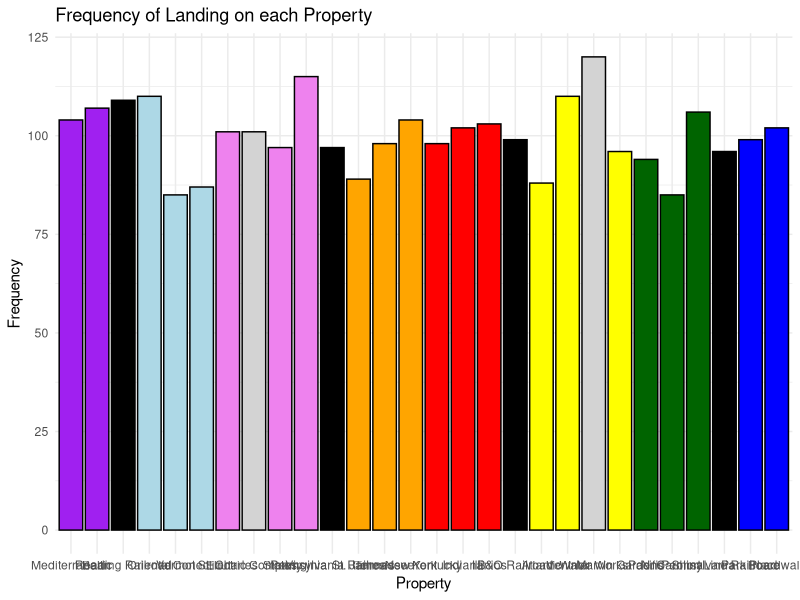
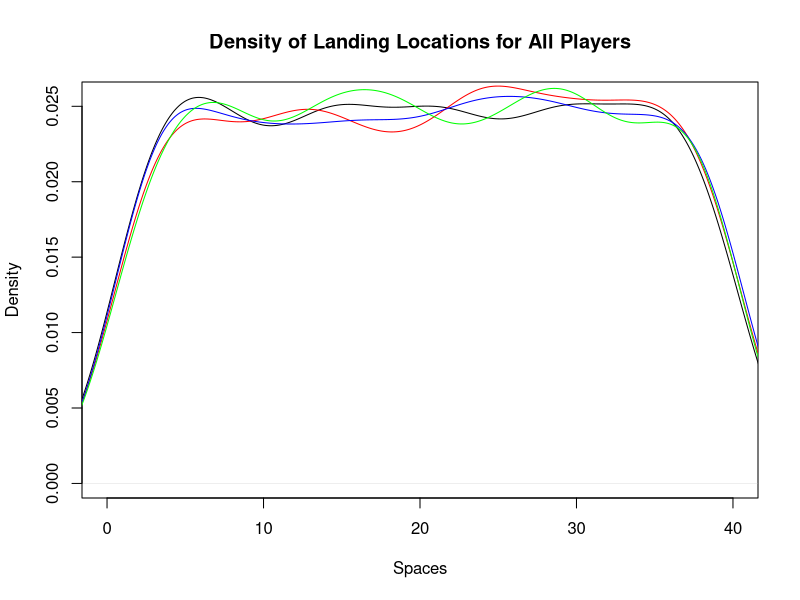
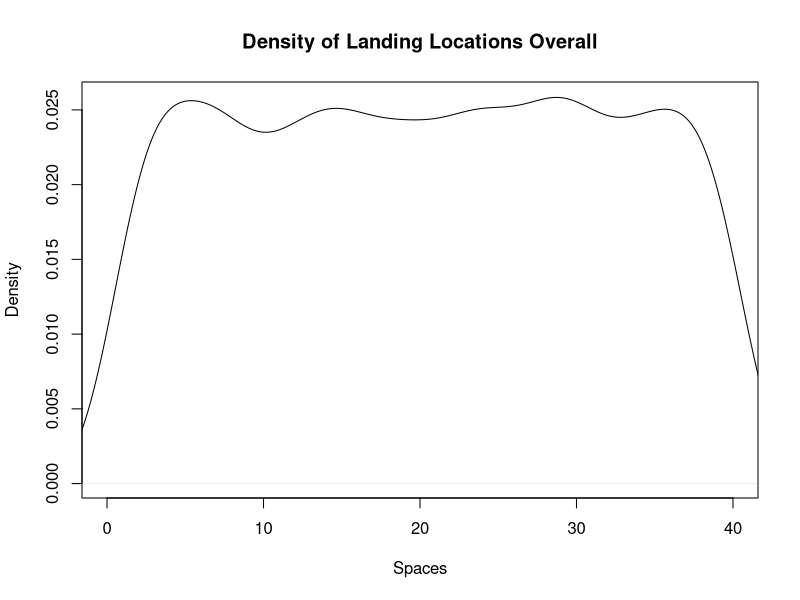
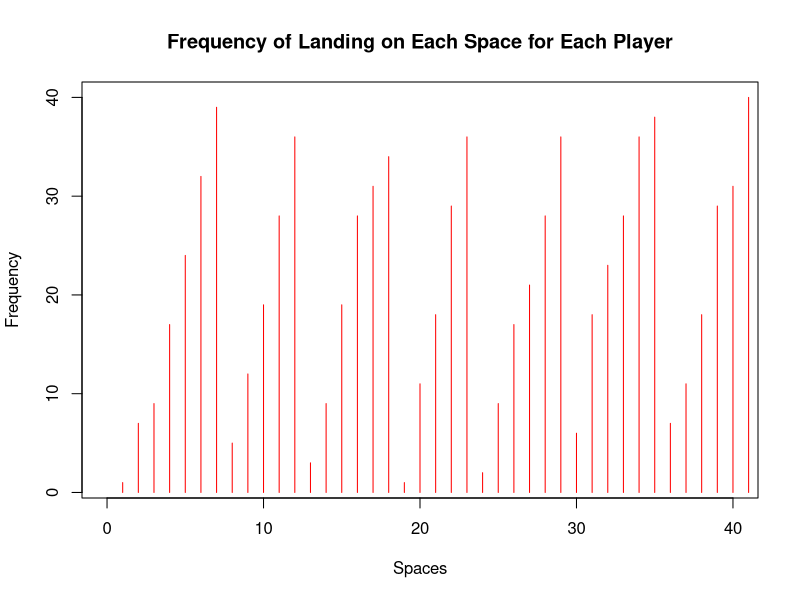
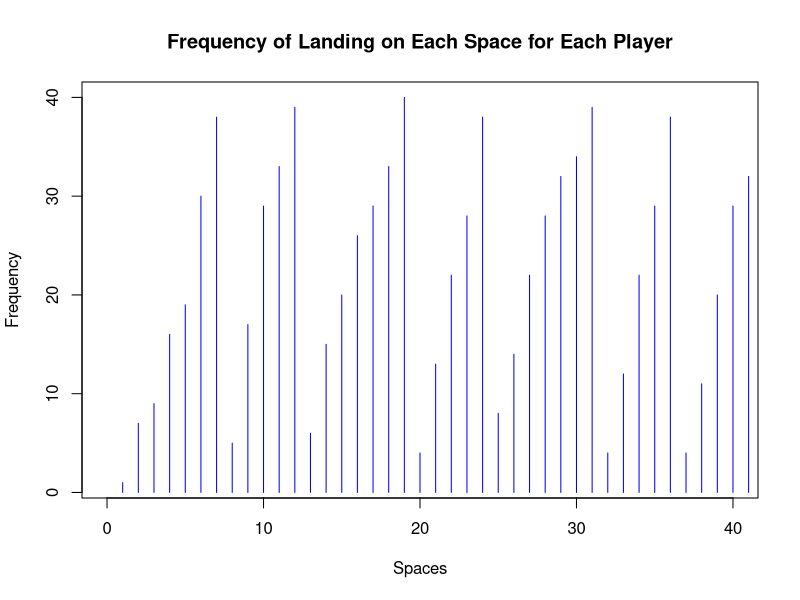
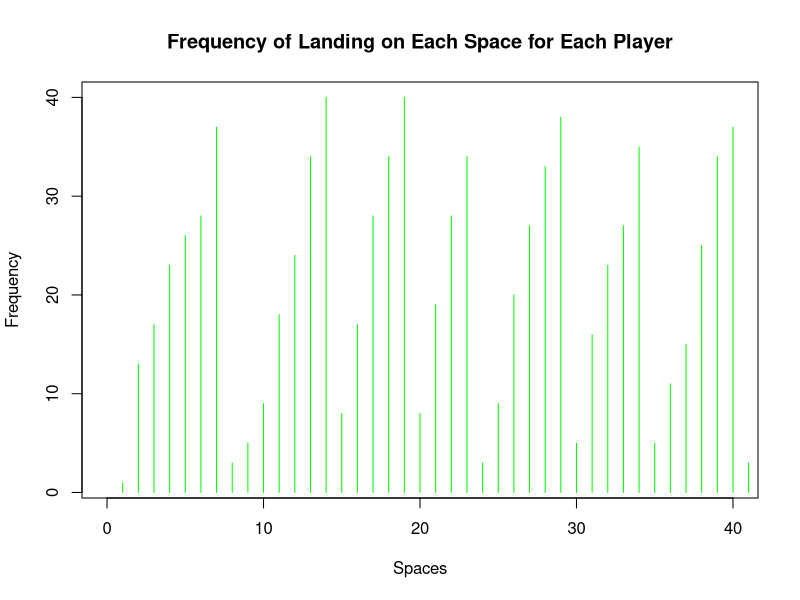
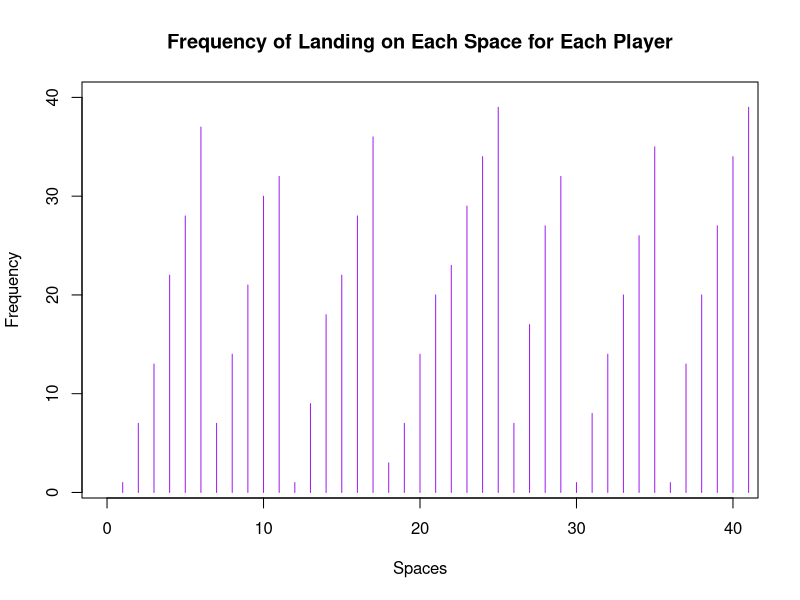
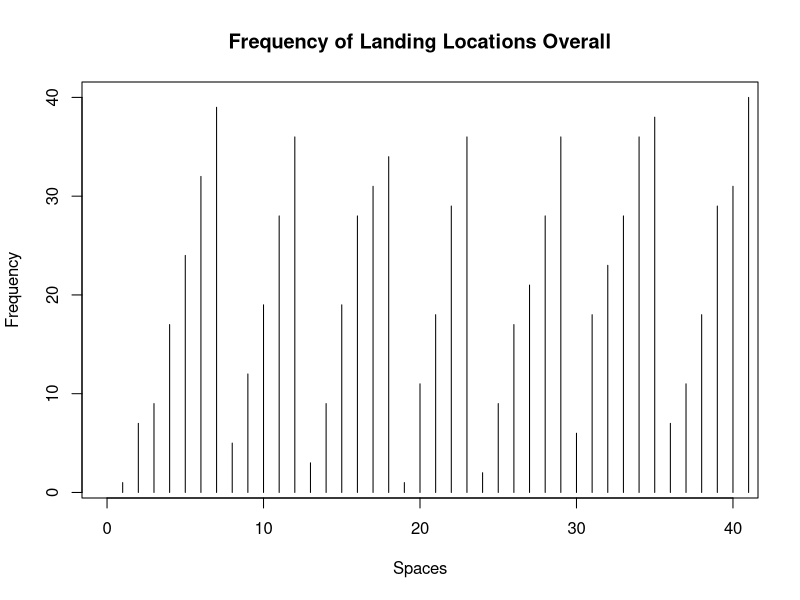

Source code (R) for these figures, in order: (Note: this script raises an error after producing the figures.)
## ---- chunk 1
knitr::opts_chunk$set(echo = TRUE)
## ---- chunk 2
library(dplyr)
library(ggplot2)
library(tidyverse)
## ---- chunk 3
monopolyBoard <- read.csv("MonopolyBoard.csv", header = T)
monopolyBoard
## ---- chunk 4
# Using dice rolls to determine where a player will land on the board
#input: "location", where the player is on the board
#output: the players new location on the board after the have rolled

#note that this is only accounting for standard dice rolls, no special rules yet...

lets_move = function(location) {
  dice_roll_1 <- sample(1:6, 1, replace = TRUE) #A random roll of a six-sided die
  dice_roll_2 <- sample(1:6, 1, replace = TRUE) #A random roll of a six-sided die
  
  roll_total <- sum(dice_roll_1, dice_roll_2) #The sum of the two rolls
  
  location = location + roll_total #Updating the player's location based on their rolls from the current turn
  
  if(location <= 40) { #if statement checking the players location
    location = location
  } else { #if the sum of the player's previous location and their rolls is greater than 40, this moves the player past GO and the start moving from space 1
    location = location - 40
  }
  
  print(location)
  
}

lets_move(20)
## ---- chunk 5
who_goes_first2 <- function(num_players){
  initial_rolls <- c()
  player_order <- length(num_players)
  for (i in 1:num_players) {
    player_i_roll <- sum(sample(1:6, 2, replace=TRUE))
    initial_rolls <- c(initial_rolls, player_i_roll) # vector of every player's first roll
  }
  
  if(sum(initial_rolls == max(initial_rolls)) >= 2){ # if more 1 person has the highest roll
    
    while (sum(initial_rolls == max(initial_rolls)) >= 2) { # keep rolling as long as players are tied
      tied_players <- which(initial_rolls==max(initial_rolls)) # identify which players tied

      tie_breaker_rolls <- c()
      for (i in tied_players) { # tied players roll again
       player_i_roll2 <- sum(sample(1:6, 2, replace=TRUE))
       tie_breaker_rolls <- c(tie_breaker_rolls, player_i_roll2)
       initial_rolls <- tie_breaker_rolls # update initial rolls
      }
    }
    highest_roll <- max(tie_breaker_rolls)
    highest_player <- tied_players[which(tie_breaker_rolls == highest_roll)]
  }
  
  else {
    highest_player <- which.max(initial_rolls) # who rolled the highest number
  
    # creating player order
    player_order[1] <- as.integer(highest_player)

    for (j in 2:num_players) {
    
      player_order[j] <- as.integer(player_order[j-1] + 1)
      if (player_order[j] > num_players) {
        player_order[j] <- 1
      }
    }
    #print(player_order)
  }
  playerlist <- (list(highest_player, player_order))
  return(playerlist)
}

who_goes_first2(4)
## ---- chunk 6
#A function to play Monopoly!
#Utilizes lets_move to move the players around the board
#input: "turns"; the amount of turns each player will take (i.e. the number of rounds in the game), "players"; a numeric value 1-4 representing the number of players in the game
#output: a dataframe showing each players' location after each of their turns; a density plot showing each players' location data throughout the game; a density plot showing the overall location data throughout the game

lets_play = function(turns, players) {
  
  location_data <- as.data.frame(matrix(nrow = turns, ncol = players)) # dataframe will keep data for locations of players for each turn
  
  # puts players in order
  colnames(location_data) <- who_goes_first2(players)[[2]]
  
  location = 1 #initializes the player at space 1 (i.e. GO!)
  location_data[1,] <- location

  for (i in 2:turns) { # iterates through number of turns
    for (j in 1:players) { # rotates through each player
      location = lets_move(location_data[i-1,j])[[1]] # takes location from lets_move2 function and assigns it to location
      location_data[i,j] <- as.integer(location) # puts location value into the dataframe of locations for each player
    }
  }
  
print(location_data) 

### All Properties Landed On ###
properties_landed <- as.vector(as.matrix(location_data))

properties_landed <- properties_landed[properties_landed == 2 | properties_landed == 4 | properties_landed == 6 | properties_landed == 7 | properties_landed == 9 | properties_landed == 10 | properties_landed == 12 | properties_landed == 13 | properties_landed == 14 | properties_landed == 15 | properties_landed == 16 | properties_landed == 17 | properties_landed == 19 | properties_landed == 20 | properties_landed == 22 | properties_landed == 24 | properties_landed == 25 | properties_landed == 26 | properties_landed == 27 | properties_landed == 28 | properties_landed == 29 | properties_landed == 30 | properties_landed == 32 | properties_landed == 33 | properties_landed == 35 | properties_landed == 36 | properties_landed == 38 | properties_landed == 40]

property_names <- c("Mediterranean", "Baltic", "Reading Railroad", "Oriental", "Vermot", "Conecticut", "St. Charles", "Electric Company", "States", "Virginia", "Pennsylvania Railroad", "St. James", "Tennessee", "New York", "Kentucky", "Indiana", "Illinios", "B&O Railroad", "Atlantic", "Ventnor", "Water Works", "Marvin Gardens", "Pacific", "N. Carolina", "Pennsylvania", "Short Line Railroad", "Park Place", "Boardwalk")

properties_landed <- as.data.frame(properties_landed) 
properties_landed <- as.data.frame(properties_landed)
properties_landed <- properties_landed %>% group_by(properties_landed) %>% summarise(n())
properties_landed <- as.data.frame(properties_landed)
properties_landed <- cbind(property_names, properties_landed)
names(properties_landed) <- c("Property", "Location", "Occurances")
print(properties_landed)

    colors_properties <- c("purple", "purple", "black", "lightblue", "lightblue", "lightblue", "violet", "lightgray", "violet", "violet", "black", "orange", "orange", "orange", "red", "red", "red", "black", "yellow", "yellow", "lightgray", "yellow", "darkgreen", "darkgreen", "darkgreen", "black", "blue", "blue")
    #freq_data <- data.frame(space = properties_landed$Property, freq = properties_landed$Occurances)
    property_plot <- ggplot(properties_landed, aes(x = Property, y = Occurances)) +
      geom_bar(stat = "identity", fill = colors_properties, color = "black") +
      scale_x_discrete(limits = properties_landed$Property) +
      ggtitle("Frequency of Landing on each Property") +
      xlab("Property") +
      ylab("Frequency") +
      theme(axis.text.x.bottom = element_text(angle=90)) +
      theme_minimal()
    
    print(property_plot)
    
 ########################## plots ###############################

 #vector of colors
  colors <- c("red", "blue", "green","purple")
  
  # creates density plot of frequency of landing on each space for each player
  plot(density(location_data[,1]), xlim = c(0,40), col = "black", xlab="Spaces", main= "Density of Landing Locations for All Players")
  
  for (k in 2:players) {
    lines(density(location_data[,k]), col = colors[k-1]) # adds a density line for each player after the first
  }
  
  # creates density plot for total frequency landing on each space (all players spaces included)
  all_spaces <- as.vector(as.matrix(location_data))
  plot(density(all_spaces), xlim = c(0,40), col = "black", xlab="Spaces", main="Density of Landing Locations Overall")
  
  #creates frequency plot for frequency of landing on certain spaces for each player
  for(k in 1:players){
  plot(location_data[,k], xlim= c(0,40), col=colors[k], type="h", xlab="Spaces", ylab="Frequency", main="Frequency of Landing on Each Space for Each Player")
  }

  plot(all_spaces, xlim = c(0,40), col = "black", type="h", xlab = "Spaces", ylab = "Frequency", main = "Frequency of Landing Locations Overall")
  
  
}

lets_play(1000, 4)


## ---- chunk 7
#Double Down -- addition of jail and double rolls

#Incorporating double rolls and sending players to jail when the players are rolling and moving
#input: "location"; a numeric value 1 to 40; where the player in on the board
#output: the players new location on the board

lets_move2 = function(location) {
  dice_roll_1 <- sample(1:6, 1, replace = TRUE) #a standard, six-sided dice roll
  dice_roll_2 <- sample(1:6, 1, replace = TRUE) #a standard, six-sided dice roll
  
  roll_total <- sum(dice_roll_1, dice_roll_2) #the sum of the two dice rolls
  roll_double <- dice_roll_1 == dice_roll_2 #checking if the player rolled a double
  
    location = location + roll_total # updates location to be previous location + roll total
    double3 = "false" # double3 is assigned "true" if the player double rolls 3x (as seen in if statement below), otherwise it is assigned "false" 
    
  # first double roll -> roll again
  if (roll_double == TRUE) { #checks if the player rolled a double with their first two rolls. if "TRUE", the player rolls again
    dice_roll_3 <- sample(1:6, 1, replace = TRUE) #the player's third dice roll
    dice_roll_4 <- sample(1:6, 1, replace = TRUE) #the player's fourth dice roll
    
    roll_total2 <- sum(dice_roll_3, dice_roll_4) #the sum of the player's third and fourth rolls
    roll_double2 <- dice_roll_3 == dice_roll_4 #checks to see if the player rolled a double again
    
    location = location + roll_total2 #the player's new location
    double3 = "false"
    
    # if player is at a location past 40, subtract 40 so they go back to the GO space at location "41"
    # this is included in each if statement below so that it applies if player has to roll again
    if (location <= 40) { #checks to make sure that the player's location isn't over 40 (i.e not on the board)
      location = location
    } else { #If greater than 40, it subtracts 40 from location to allow player to continue to move on the board
      location = location - 40
    }
     
      # second double roll -> roll again
      if (roll_double2 == TRUE) { #if the player has rolled two doubles, they roll again
        dice_roll_5 <- sample(1:6, 1, replace = TRUE) #the player's fifth roll
        dice_roll_6 <- sample(1:6, 1, replace = TRUE) #the player's sixth roll
    
        roll_total3 <- sum(dice_roll_5, dice_roll_6) #the sum of the fifth and sixth roll
        roll_double3 <- dice_roll_5 == dice_roll_6 #checking to see if the player rolled a third double
    
        location = location + roll_total3 #the players new location
        double3 = "false"
        
        if (location <= 40) { #checks the player's location again
          location = location
        } else {
          location = location - 40
        }
        
        # third double roll -> go to jail
          if (roll_double3 == TRUE) { #checks if the player rolled three doubles in a row, if TRUE, the players goes to jail (space 11)
            location = monopolyBoard$spaces[monopolyBoard$name == "Jail"]
            double3 = "true"
          }
      }
  }  
    
  if (location <= 40) { #checks the players location on the board
    location = location
  } else {
    location = location - 40
  }
  
  listdata <- (list(location, double3)) # creates list for outputs "location" and "double3"
  # if you need to access location from this function, use lets_move2(location_data[i-1,j])[[1]]
  # if you need to access double3, use lets_move2(double3)[[2]]
  return(listdata)
  
}
## ---- chunk 8
#A function to move players around the board while incorporating double rolls and going to jail
#input: "turns"; the amount of turns each player takes (i.e. how many rounds the game is), "players"; a numeric value 1-4 representing the number of players in the game
#output: a dataframe showing each players' location after each of their turns; a density plot showing each players' location data throughout the game; a density plot showing the overall location data throughout the game

lets_play2 = function(turns, players) {
  
  
  location_data <- as.data.frame(matrix(nrow = turns, ncol = players)) # dataframe will keep data for locations of players for each turn
  double3data <- as.data.frame(matrix(nrow = turns, ncol = players)) # dataframe will say "true" if player double rolled 3x (which lands them in jail) and "false" if they didn't double roll 3x
  
    # puts players in order
    colnames(location_data) <- who_goes_first2(players)[[2]]
  
    location = 1 # each player starts at location 1
    location_data[1,] <- location
    double3 = 0 # initializing "double3" which will be later assigned a "true" or "false" based on if player double rolled 3x
  
    for (i in 2:turns) { # iterates through number of turns
      
        for (j in 1:players) { # rotates through each player
          
        location = lets_move2(location_data[i-1,j])[[1]] # takes location from lets_move2 function and assigns it to location
        location_data[i,j] <- as.integer(location) # puts location value into the dataframe of locations for each player
        double3data[i,j] <- lets_move2(double3)[[2]] # takes "true" or "false" value from double3 and adds it to double3data dataframe
        
      # deals with landing in jail from "go to jail" space and staying there for next 3 turns
      if (31 %in% location_data[i-1,j]) { # if you landed on 31 in the last turn (i-1 turn), you go to jail (space 11) for the ith turn
        location <- 11
        location_data[i,j] <- as.integer(location) # new location is 11
      } else if (11 %in% location_data[i-1,j] & 31 %in% location_data[i-2,j]) { # if you were on space 11 last turn AND you were on space 31 2 turns ago, you stay in jail (space 11) for turn i
        location <- 11
        location_data[i,j] <- as.integer(location)
      } else if (11 %in% location_data[i-2,j] & 31 %in% location_data[i-3,j]) {
        location <- 11
        location_data[i,j] <- as.integer(location)
      }
        
      # landing in jail from 3x double roll and staying there for next 3 turns
      if (11 %in% location_data[i,j] & "true" %in% double3data[i-1,j]) { # if player's location is 11 (jail) and double3data is"true" (player double rolled 3x), player stays in jail. all 3 if/else if statements keep player in jail for the next 3 turns
        location <- 11
        location_data[i,j] <- as.integer(location)
      } else if (11 %in% location_data[i-1,j] & "true" %in% double3data[i-2,j]) { # 
        location <- 11
        location_data[i,j] <- as.integer(location)
      } else if (11 %in% location_data[i-2,j] & "true" %in% double3data[i-3,j]) {
        location <- 11
        location_data[i,j] <- as.integer(location)
      }
        
    }
  }
  print(location_data)
  print(double3)
  
  
  ### All Properties Landed On ###
properties_landed <- as.vector(as.matrix(location_data))

properties_landed <- properties_landed[properties_landed == 2 | properties_landed == 4 | properties_landed == 6 | properties_landed == 7 | properties_landed == 9 | properties_landed == 10 | properties_landed == 12 | properties_landed == 13 | properties_landed == 14 | properties_landed == 15 | properties_landed == 16 | properties_landed == 17 | properties_landed == 19 | properties_landed == 20 | properties_landed == 22 | properties_landed == 24 | properties_landed == 25 | properties_landed == 26 | properties_landed == 27 | properties_landed == 28 | properties_landed == 29 | properties_landed == 30 | properties_landed == 32 | properties_landed == 33 | properties_landed == 35 | properties_landed == 36 | properties_landed == 38 | properties_landed == 40]

property_names <- c("Mediterranean", "Baltic", "Reading Railroad", "Oriental", "Vermot", "Conecticut", "St. Charles", "Electric Company", "States", "Virginia", "Pennsylvania Railroad", "St. James", "Tennessee", "New York", "Kentucky", "Indiana", "Illinios", "B&O Railroad", "Atlantic", "Ventnor", "Water Works", "Marvin Gardens", "Pacific", "N. Carolina", "Pennsylvania", "Short Line Railroad", "Park Place", "Boardwalk")

properties_landed <- as.data.frame(properties_landed) 
properties_landed <- as.data.frame(properties_landed)
properties_landed <- properties_landed %>% group_by(properties_landed) %>% summarise(n())
properties_landed <- as.data.frame(properties_landed)
properties_landed <- cbind(property_names, properties_landed)
names(properties_landed) <- c("Property", "Location", "Occurances")
print(properties_landed)

    colors_properties <- c("purple", "purple", "black", "lightblue", "lightblue", "lightblue", "violet", "lightgray", "violet", "violet", "black", "orange", "orange", "orange", "red", "red", "red", "black", "yellow", "yellow", "lightgray", "yellow", "darkgreen", "darkgreen", "darkgreen", "black", "blue", "blue")
    #freq_data <- data.frame(space = properties_landed$Property, freq = properties_landed$Occurances)
    property_plot <- ggplot(properties_landed, aes(x = Property, y = Occurances)) +
      geom_bar(stat = "identity", fill = colors_properties, color = "black") +
      scale_x_discrete(limits = properties_landed$Property) +
      ggtitle("Frequency of Landing on each Property") +
      xlab("Property") +
      ylab("Frequency") +
      theme(axis.text.x.bottom = element_text(angle=90)) +
      theme_minimal()
    
    print(property_plot)
    
  ########################## plots ###############################

 #vector of colors
  colors <- c("red", "blue", "green","purple")
  
  # creates density plot of frequency of landing on each space for each player
  plot(density(location_data[,1]), xlim = c(0,40), col = "black", xlab="Spaces", main= "Density of Landing Locations for All Players")
  
  for (k in 2:players) {
    lines(density(location_data[,k]), col = colors[k-1]) # adds a density line for each player after the first
  }
  
  # creates density plot for total frequency landing on each space (all players spaces included)
  all_spaces <- as.vector(as.matrix(location_data))
  plot(density(all_spaces), xlim = c(0,40), col = "black", xlab="Spaces", main="Density of Landing Locations Overall")
  
  #creates frequency plot for frequency of landing on certain spaces for each player
  for(k in 1:players){
  plot(location_data[,k], xlim= c(0,40), col=colors[k], type="h", xlab="Spaces", ylab="Frequency", main="Frequency of Landing on Each Space for Each Player")
  }
  
  plot(all_spaces, xlim = c(0,40), col = "black", type="h", xlab = "Spaces", ylab = "Frequency", main = "Frequency of Landing Locations Overall")
 
}
 
lets_play2(1000, 4)
## ---- chunk 9

Card_Numbers <- c(1, 2, 3, 4, 5, 6, 7, 8, 9, 10, 11, 12, 13, 14, 15, 16) # the card numbers

Chance_Cards <- c("Advance to Boardwalk", "Advance to Go (Collect $200)", "Advance to Illinois Avenue. If you pass Go, collect $200", "Advance to St. Charles Place. If you pass Go, collect $200", "Advance to the nearest Railroad. If unowned, you may buy it from the Bank. If owned, pay owner twice the rental to which they are otherwise entitled", "Advance to the nearest Railroad. If unowned, you may buy it from the Bank. If owned, pay owner twice the rental to which they are otherwise entitled", "Advance token to nearest Utility. If unowned, you may buy it from the Bank. If owned, throw dice and pay owner a total ten times amount thrown", "Bank pays you dividend of $50", "Get Out of Jail Free", "Go Back 3 Spaces", "Go to Jail. Go directly to Jail, do not pass Go, do not collect $200", "Make general repairs on all your property. For each house pay $25. For each hotel pay $100", "Speeding fine $15", "Take a trip to Reading Railroad. If you pass Go, collect $200", "You have been elected Chairman of the Board. Pay each player $50", "Your building loan matures. Collect $150") # the card information

Chance <- data.frame(Chance_Cards, Card_Numbers) #a dataframe associating each chance card with a number



Community_Chest_Cards <- c("Advance to Go (Collect $200)", "Bank error in your favor. Collect $200", "Doctor’s fee. Pay $50", "From sale of stock you get $50", "Get Out of Jail Free", "Go to Jail. Go directly to jail, do not pass Go, do not collect $200", "Holiday fund matures. Receive $100", "Income tax refund. Collect $20", "It is your birthday. Collect $10 from every player", "Life insurance matures. Collect $100", "Pay hospital fees of $100", "Pay school fees of $50", "Receive $25 consultancy fee", "You are assessed for street repair. $40 per house. $115 per hotel", "You have won second prize in a beauty contest. Collect $10", "You inherit $100") # the card information

Community_Chest <- data.frame(Community_Chest_Cards, Card_Numbers) #a dataframe associating each community chest card with a number
## ---- chunk 10
#A function that randomly selects a numeric value 1:16 representing a Chance card and updates the player's location based on the card information
#input: "location"; a numeric value 1:40 representing the player's location on the board
#output: the player's new location on the board

Drawing_Chance = function(location) {
  location = location #the player's current location
  amount <- 0 #amount is later used to updated the player's bank in lets_play4
  draw_card <- sample(1:16, 1, replace = TRUE) #randomly selecting a card from 1:16 cards
  player_card <- Chance$Chance_Cards[draw_card] #finding the card in the Chance deck

#The following if statements update the player's location based on the card that was drawn (if applicable)  
      if(draw_card == 1) {
        location = 1
      }
      
      if(draw_card == 2) {
        location = 1
        amount = 200
      }
      
      if(draw_card == 3) {
        if(location > 25){
          amount = 200
        }else{
          amount = amount
    }
        location = 25
      }
  
      if(draw_card == 4){
        if(location > 13 ){
          amount = 200
        }else{
          amount = amount
    }
        location = 12
      }
  
      if(draw_card == 5){
        if(location >= 37 && location <= 5){
              location = 6
            } else {
              if (location >= 6 && location <= 15){
                location = 16
              } else {
                if(location >= 16 && location <= 25){
                  location = 26
                } else {
                  location = 36
                }
              }
            }
    }
  
    if(draw_card == 6){
        if(location >= 37 && location <= 5){
              location = 6
            } else {
              if (location >= 6 && location <= 15){
                location = 16
              } else {
                if(location >= 16 && location <= 25){
                  location = 26
                } else {
                  location = 36
                }
              }
            }
    }
  
    if(draw_card == 7){
        if(location >= 29 && location <= 12){
              location = 13
            } else {
              location = 29
    }
    }
  
    if(draw_card == 8){
      amount = -50
    }
  
    if(draw_card == 10) {
      location = location - 3
    }
  
    if(draw_card == 11) {
      location = 11
    }
  
    if(draw_card == 13){
      amount = -15
    }
  
    if(draw_card == 14) {
      if(location > 6){
        amount = 200
      }else{
        amount = amount
    }
      location = 6
    }
  
    if(draw_card == 16){
      amount = 150
    }
  
   
    location = location
    amount = amount
    list_location_amount <- list(location, amount)
    return(list_location_amount)
}



#A function that randomly selects a numeric value 1:16 representing a Community Chest card and updates the player's location based on the card information
#input: "location"; a numeric value 1:40 representing the player's location on the board
#output: the player's new location on the board

Drawing_Community_Chest = function(location) {
  location = location
  amount <- 0
  draw_card_chest <- sample(1:16, 1, replace = TRUE)
  player_card_chest <- Community_Chest$Community_Chest_Cards[draw_card_chest]
  
  
  if (draw_card_chest == 1) {
    location = 1
    amount = 200
  }
  
  #Bank error in your favor. Collect $200
  if(draw_card_chest == 2){
    amount = 200
  }
  
  #Doctor’s fee. Pay $50
  if(draw_card_chest == 3){
    amount = -50
  }
  
  #From sale of stock you get $50
  if(draw_card_chest == 4){
    amount = 50
  }
  
  if(draw_card_chest == 6) {
    location = 11
  }
  
  #Holiday fund matures. Receive $100
  if(draw_card_chest == 7){
    amount = 100
  }
  
  #Income tax refund. Collect $20
  if(draw_card_chest == 8){
    amount = 20
  }
  
  #Life insurance matures. Collect $100
  if(draw_card_chest == 10){
    amount = 100
  }
  
  #Pay hospital fees of $100
  if(draw_card_chest == 11){
    amount = -100
  }
  
  #Pay school fees of $50
  if(draw_card_chest == 12){
    amount = -50
  }
  
  #Receive $25 consultancy fee
  if(draw_card_chest == 13){
    amount = 25
  }
  
  #You have won second prize in a beauty contest. Collect $10
  if(draw_card_chest == 15){
    amount = 10
  }
  
  #You inherit $100
  if(draw_card_chest == 16){
    amount = 100
  }
  
  location = location 
  amount = amount
  list_location_amount <- list(location,amount)
  return(list_location_amount)
}
## ---- chunk 11
#A function that expands on lets_move2 to add the actions of Community Chest and Chance spaces and their respective cards
#input: "location"; a numeric value 1 to 40; where the player in on the board
#output: the players new location on the board

lets_move3 = function(location) {
  dice_roll_1 <- sample(1:6, 1, replace = TRUE)
  dice_roll_2 <- sample(1:6, 1, replace = TRUE)
  
  roll_total <- sum(dice_roll_1, dice_roll_2)
  roll_double <- dice_roll_1 == dice_roll_2
  
    location = location + roll_total
    double3 = "false"


  if (location <= 40) {
      location = location
  } else {
      location = location - 40
  }
   
  
  if(location == 8 || location == 23 || location == 27) {
    location = Drawing_Chance(location)
  }
  
  if(location == 3 || location == 18 || location == 34) {
    location = Drawing_Community_Chest(location)
  }
    
  # first double roll -> roll again
  if (roll_double == TRUE) {
    dice_roll_3 <- sample(1:6, 1, replace = TRUE)
    dice_roll_4 <- sample(1:6, 1, replace = TRUE)
    
    roll_total2 <- sum(dice_roll_3, dice_roll_4)
    roll_double2 <- dice_roll_3 == dice_roll_4
    
    location = location + roll_total2
    double3 = "false"
    
    if (location <= 40) {
      location = location
    } else {
      location = location - 40
    }
    
    
    if(location == 8 || location == 23 || location == 27) {
    location = Drawing_Chance(location)
    }
  
  if(location == 3 || location == 18 || location == 34) {
    location = Drawing_Community_Chest(location)
    }
     
      # second double roll -> roll again
      if (roll_double2 == TRUE) {
        dice_roll_5 <- sample(1:6, 1, replace = TRUE)
        dice_roll_6 <- sample(1:6, 1, replace = TRUE)
    
        roll_total3 <- sum(dice_roll_5, dice_roll_6)
        roll_double3 <- dice_roll_5 == dice_roll_6
    
        location = location + roll_total3
        double3 = "false"
        
        if (location <= 40) {
          location = location
        } else {
          location = location - 40
        }
        
        if(location == 8 || location == 23 || location == 27) {
          location = Drawing_Chance(location)
        }
  
        if(location == 3 || location == 18 || location == 34) {
          location = Drawing_Community_Chest(location)
         
        }
        
        # third double roll -> go to jail
          if (roll_double3 == TRUE) {
            location = monopolyBoard$spaces[monopolyBoard$name == "Jail"]
            double3 = "true"

          }
      }
  }  
   
  location = location 

  listdata <- (list(location, double3))
  return(listdata)
  
}

## ---- chunk 12
lets_play3 = function(turns, players) {
  
  location_data <- as.data.frame(matrix(nrow = turns, ncol = players))
  double3data <- as.data.frame(matrix(nrow = turns, ncol = players))
  
    colnames(location_data) <- who_goes_first2(players)[[2]]
  
    location = 1
    location_data[1,] <- location
    double3 = 0
  
    for (i in 2:turns) {
      
        for (j in 1:players) {
          
        location = lets_move3(location_data[i-1,j])[[1]]
        location_data[i,j] <- as.integer(location)
        double3data[i,j] <- lets_move3(double3)[[2]]
        
      # deals with landing in jail from "go to jail" space and staying there for next 3 turns
      if (31 %in% location_data[i-1,j]) { # if you land on 31 (go to jail), next location is in jail (space 11)
        location <- 11
        location_data[i,j] <- as.integer(location)
      } else if (11 %in% location_data[i-1,j] & 31 %in% location_data[i-2,j]) {
        location <- 11
        location_data[i,j] <- as.integer(location)
      } else if (11 %in% location_data[i-2,j] & 31 %in% location_data[i-3,j]) {
        location <- 11
        location_data[i,j] <- as.integer(location)
      }
        
      # landing in jail from 3x double roll and staying there for next 3 turns
      if (11 %in% location_data[i,j] & "true" %in% double3data[i-1,j]) { # "true" means player double rolled 3x -> jail
        location <- 11
        location_data[i,j] <- as.integer(location)
      } else if (11 %in% location_data[i-1,j] & "true" %in% double3data[i-2,j]) { # 
        location <- 11
        location_data[i,j] <- as.integer(location)
      } else if (11 %in% location_data[i-2,j] & "true" %in% double3data[i-3,j]) {
        location <- 11
        location_data[i,j] <- as.integer(location)
      }
        
    }
  }
  print(location_data)
  print(double3data)

  
  
### All Properties Landed On ###
properties_landed <- as.vector(as.matrix(location_data))

properties_landed <- properties_landed[properties_landed == 2 | properties_landed == 4 | properties_landed == 6 | properties_landed == 7 | properties_landed == 9 | properties_landed == 10 | properties_landed == 12 | properties_landed == 13 | properties_landed == 14 | properties_landed == 15 | properties_landed == 16 | properties_landed == 17 | properties_landed == 19 | properties_landed == 20 | properties_landed == 22 | properties_landed == 24 | properties_landed == 25 | properties_landed == 26 | properties_landed == 27 | properties_landed == 28 | properties_landed == 29 | properties_landed == 30 | properties_landed == 32 | properties_landed == 33 | properties_landed == 35 | properties_landed == 36 | properties_landed == 38 | properties_landed == 40]

property_names <- c("Mediterranean", "Baltic", "Reading Railroad", "Oriental", "Vermot", "Conecticut", "St. Charles", "Electric Company", "States", "Virginia", "Pennsylvania Railroad", "St. James", "Tennessee", "New York", "Kentucky", "Indiana", "Illinios", "B&O Railroad", "Atlantic", "Ventnor", "Water Works", "Marvin Gardens", "Pacific", "N. Carolina", "Pennsylvania", "Short Line Railroad", "Park Place", "Boardwalk")

properties_landed <- as.data.frame(properties_landed) 
properties_landed <- as.data.frame(properties_landed)
properties_landed <- properties_landed %>% group_by(properties_landed) %>% summarise(n())
properties_landed <- as.data.frame(properties_landed)
properties_landed <- cbind(property_names, properties_landed)
names(properties_landed) <- c("Property", "Location", "Occurances")
print(properties_landed)

    colors_properties <- c("purple", "purple", "black", "lightblue", "lightblue", "lightblue", "violet", "lightgray", "violet", "violet", "black", "orange", "orange", "orange", "red", "red", "red", "black", "yellow", "yellow", "lightgray", "yellow", "darkgreen", "darkgreen", "darkgreen", "black", "blue", "blue")
    #freq_data <- data.frame(space = properties_landed$Property, freq = properties_landed$Occurances)
    property_plot <- ggplot(properties_landed, aes(x = Property, y = Occurances)) +
      geom_bar(stat = "identity", fill = colors_properties, color = "black") +
      scale_x_discrete(limits = properties_landed$Property) +
      ggtitle("Frequency of Landing on each Property") +
      xlab("Property") +
      ylab("Frequency") +
      theme(axis.text.x.bottom = element_text(angle=90)) +
      theme_minimal()
    
    print(property_plot)
    
    
  
  # creates density plot of frequency of landing on each space for each player
  colors <- c("red", "blue", "green","purple")
  
  plot(density(location_data[,1]), xlim = c(0,40), col = "black", xlab="Spaces", main= "Density of Landing Locations for All Players")
  
  for (k in 2:players) {
    lines(density(location_data[,k]), col = colors[k-1]) # adds a density line for each player after the first
  }
  
  # creates density plot for total frequency landing on each space (all players spaces included)
  all_spaces <- as.vector(as.matrix(location_data))
  plot(density(all_spaces), xlim = c(0,40), col = "black", xlab="Spaces", main="Density of Landing Locations Overall")
  
  for(k in 1:players){
  plot(location_data[,k], xlim= c(0,40), col=colors[k], type="h", xlab="Spaces", ylab="Frequency", main="Frequency of Landing on Each Space for Each Player")
  }
  
  # second set of frequency plots
  for (k in 1:players) {
    colors <- c("coral1", "steelblue1", "palegreen2","plum2")
    freq_data <- data.frame(space = 1:40, freq = tabulate(location_data[, k], nbins = 40))
    density_plot <- ggplot(freq_data, aes(x = space, y = freq)) +
     geom_bar(stat = "identity", fill = colors[k], color = "black") +
     ggtitle(paste0("Player ", k, ": Frequency of Landing on Each Space")) +
     xlab("Spaces") +
     ylab("Frequency") +
     theme_minimal()
    
    print(density_plot)
  }
  
}

lets_play3(1000,4)


## ---- chunk 13
#A function that expands on lets_move3 to add the collection of $200 every time a player passes "Go"
#input: "location"; a numeric value 1 to 40; where the player in on the board
#output: the players new location on the board

lets_move4 = function(location) {
  dice_roll_1 <- sample(1:6, 1, replace = TRUE) 
  dice_roll_2 <- sample(1:6, 1, replace = TRUE) 
  
  roll_total <- sum(dice_roll_1, dice_roll_2)
  roll_double <- dice_roll_1 == dice_roll_2
  
    location = location + roll_total
    double3 = "false"


  if (location <= 40) {
      location = location
      amount = 0
  } else {
      location = location - 40
      amount = 200
  }
   
  
  if(location == 8 || location == 23 || location == 27) { #check's if the player's location is a Chance space
    location = Drawing_Chance(location)[[1]] #if TRUE, the player draws a Chance card using the Drawing_Chance function which updates their location
  }
  
  if(location == 3 || location == 18 || location == 34) { #check's if the player's location is a Community Chest space
    location = Drawing_Community_Chest(location)[[1]] #if TRUE, the player draws a Community Chest card using the Drawing_Community_Chest which updates their location
  }
    
  # first double roll -> roll again
  if (roll_double == TRUE) {
    dice_roll_3 <- sample(1:6, 1, replace = TRUE)
    dice_roll_4 <- sample(1:6, 1, replace = TRUE)
    
    roll_total <- sum(dice_roll_3, dice_roll_4)
    roll_double2 <- dice_roll_3 == dice_roll_4
    
    location = location + roll_total
    double3 = "false"
    
    if (location <= 40) {
      location = location
      amount = 0
    } else {
      location = location - 40
      amount = 200
    }
    
    
    if(location == 8 || location == 23 || location == 27) { #check's if the player's location is a Chance space
    location = Drawing_Chance(location)[[1]] #if TRUE, the player draws a Chance card using the Drawing_Chance function which updates their location
    }
  
  if(location == 3 || location == 18 || location == 34) { #check's if the player's location is a Community Chest space
    location = Drawing_Community_Chest(location)[[1]] #if TRUE, the player draws a Community Chest card using the Drawing_Community_Chest which updates their location
    }
     
      # second double roll -> roll again
      if (roll_double2 == TRUE) {
        dice_roll_5 <- sample(1:6, 1, replace = TRUE)
        dice_roll_6 <- sample(1:6, 1, replace = TRUE)
    
        roll_total <- sum(dice_roll_5, dice_roll_6)
        roll_double3 <- dice_roll_5 == dice_roll_6
    
        location = location + roll_total
        double3 = "false"
        
        if (location <= 40) {
          location = location
          amount = 0
        } else {
          location = location - 40
          amount = 200
        }
        
        if(location == 8 || location == 23 || location == 27) { #check's if the player's location is a Chance space
          location = Drawing_Chance(location)[[1]] #if TRUE, the player draws a Chance card using the Drawing_Chance function which updates their location
        }
  
        if(location == 3 || location == 18 || location == 34) { #check's if the player's location is a Community Chest space
          location = Drawing_Community_Chest(location)[[1]] #if TRUE, the player draws a Community Chest card using the Drawing_Community_Chest which updates their location
         
        }
        
        # third double roll -> go to jail
          if (roll_double3 == TRUE) {
            location = monopolyBoard$spaces[monopolyBoard$name == "Jail"]
            double3 = "true"

          }
      }
  }  
   
  location = location 

  listdata <- (list(location, double3, amount))
  return(listdata)
  
}

## ---- chunk 14

lets_play4 = function(turns, players) {
  
  location_data <- as.data.frame(matrix(nrow = turns, ncol = players))
  double3data <- as.data.frame(matrix(nrow = turns, ncol = players))
  
    colnames(location_data) <- who_goes_first2(players)[[2]]
  
    location = 1
    location_data[1,] <- location
    double3 = 0
  
    for (i in 2:turns) {
      
        for (j in 1:players) {
          
        location = lets_move4(location_data[i-1,j])[[1]]
        location_data[i,j] <- as.integer(location)
        double3data[i,j] <- lets_move4(location)[[2]]
        
      # deals with landing in jail from "go to jail" space and staying there for next 3 turns
      if (31 %in% location_data[i-1,j]) { # if you land on 31 (go to jail), next location is in jail (space 11)
        location <- 11
        location_data[i,j] <- as.integer(location)
      } else if (11 %in% location_data[i-1,j] & 31 %in% location_data[i-2,j]) {
        location <- 11
        location_data[i,j] <- as.integer(location)
      } else if (11 %in% location_data[i-2,j] & 31 %in% location_data[i-3,j]) {
        location <- 11
        location_data[i,j] <- as.integer(location)
      }
        
      # landing in jail from 3x double roll and staying there for next 3 turns
      if (11 %in% location_data[i,j] & "true" %in% double3data[i-1,j]) { # "true" means player double rolled 3x -> jail
        location <- 11
        location_data[i,j] <- as.integer(location)
      } else if (11 %in% location_data[i-1,j] & "true" %in% double3data[i-2,j]) { # 
        location <- 11
        location_data[i,j] <- as.integer(location)
      } else if (11 %in% location_data[i-2,j] & "true" %in% double3data[i-3,j]) {
        location <- 11
        location_data[i,j] <- as.integer(location)
      }

        
      # updating banks if players land on each others' properties
      if(location %in% c(2, 4, 7, 9, 10, 12, 13, 14, 15, 17, 19, 20, 22, 24, 25, 27, 28, 29, 30, 32, 33, 35, 38, 40)) {
            
      location = location
      spot <- which(Property_Statuses$Space == location)
      cost <- which(monopolyBoard$spaces == location)
      owned_by_player <- Property_Statuses$Owned_By_Player[spot]
        
      The_Players$Player_Bank[owned_by_player] <- The_Players$Player_Bank[owned_by_player] + monopolyBoard$rent_0[cost]
      The_Players$Player_Bank[j] <- The_Players$Player_Bank[j] - monopolyBoard$rent_0[cost]
      }
      
      #updating banks if players land on others' railroads
      if(location %in% c(6, 16, 26, 36)){
        
      location = location
      spot <- which(Property_Statuses$Space == location)
      cost <- which(monopolyBoard$spaces == location)
      owned_by_player <- Property_Statuses$Owned_By_Player[spot]
        
      The_Players$Player_Bank[owned_by_player] <- The_Players$Player_Bank[owned_by_player] + 200
      The_Players$Player_Bank[j] <- The_Players$Player_Bank[j] - 200
      }
      
      # Updating player bank if they gained or lost money from a Chance card
      if (Drawing_Chance(location_data[i,j])[[2]] != 0) {
        The_Players$Player_Bank[j] <- The_Players$Player_Bank[j] + Drawing_Chance(location_data[i,j])[[2]]  
      }
        
      # Updating player bank if they gained or lost money from a Community Chest card 
      if (Drawing_Community_Chest(location_data[i,j])[[2]] != 0) {
        The_Players$Player_Bank[j] <- The_Players$Player_Bank[j] + Drawing_Community_Chest(location_data[i,j])[[2]]  
      }
      
      # Player gets $200 if they pass go
      if (lets_move3(location_data[i,j])[[3]] != 0) {
        The_Players$Player_Bank[j] <- The_Players$Player_Bank[j] + lets_move3(location_data[i,j])[[3]]  
      }
      
      # Paying when player lands on a tax space
      if (5 %in% location_data[i,j] || 39 %in% location_data[i,j]) {
        The_Players$Player_Bank[j] <- The_Players$Player_Bank[j] - monopolyBoard$cost[location_data[i,j]] # subtracting cost of tax from player's bank
      }
        
      #
    }
  }

  print(The_Players)
  

  
  
  ### All Properties Landed On ###
properties_landed <- as.vector(as.matrix(location_data))

properties_landed <- properties_landed[properties_landed == 2 | properties_landed == 4 | properties_landed == 6 | properties_landed == 7 | properties_landed == 9 | properties_landed == 10 | properties_landed == 12 | properties_landed == 13 | properties_landed == 14 | properties_landed == 15 | properties_landed == 16 | properties_landed == 17 | properties_landed == 19 | properties_landed == 20 | properties_landed == 22 | properties_landed == 24 | properties_landed == 25 | properties_landed == 26 | properties_landed == 27 | properties_landed == 28 | properties_landed == 29 | properties_landed == 30 | properties_landed == 32 | properties_landed == 33 | properties_landed == 35 | properties_landed == 36 | properties_landed == 38 | properties_landed == 40]

property_names <- c("Mediterranean", "Baltic", "Reading Railroad", "Oriental", "Vermot", "Conecticut", "St. Charles", "Electric Company", "States", "Virginia", "Pennsylvania Railroad", "St. James", "Tennessee", "New York", "Kentucky", "Indiana", "Illinios", "B&O Railroad", "Atlantic", "Ventnor", "Water Works", "Marvin Gardens", "Pacific", "N. Carolina", "Pennsylvania", "Short Line Railroad", "Park Place", "Boardwalk")

properties_landed <- as.data.frame(properties_landed) 
properties_landed <- as.data.frame(properties_landed)
properties_landed <- properties_landed %>% group_by(properties_landed) %>% summarise(n())
properties_landed <- as.data.frame(properties_landed)
properties_landed <- cbind(property_names, properties_landed)
names(properties_landed) <- c("Property", "Location", "Occurances")
print(properties_landed)

    colors_properties <- c("purple", "purple", "black", "lightblue", "lightblue", "lightblue", "violet", "lightgray", "violet", "violet", "black", "orange", "orange", "orange", "red", "red", "red", "black", "yellow", "yellow", "lightgray", "yellow", "darkgreen", "darkgreen", "darkgreen", "black", "blue", "blue")
    #freq_data <- data.frame(space = properties_landed$Property, freq = properties_landed$Occurances)
    property_plot <- ggplot(properties_landed, aes(x = Property, y = Occurances)) +
      geom_bar(stat = "identity", fill = colors_properties, color = "black") +
      scale_x_discrete(limits = properties_landed$Property) +
      ggtitle("Frequency of Landing on each Property") +
      xlab("Property") +
      ylab("Frequency") +
      theme(axis.text.x.bottom = element_text(angle=90)) +
      theme_minimal()
    
    print(property_plot)  
    # creates density plot of frequency of landing on each space for each player
  colors <- c("red", "blue", "green","purple")
  
  plot(density(location_data[,1]), xlim = c(0,40), col = "black", xlab="Spaces", main= "Density of Landing Locations for All Players")
  
  for (k in 2:players) {
    lines(density(location_data[,k]), col = colors[k-1]) # adds a density line for each player after the first
  }
  
  
  
  
  # creates density plot for total frequency landing on each space (all players spaces included)
  all_spaces <- as.vector(as.matrix(location_data))
  plot(density(all_spaces), xlim = c(0,40), col = "black", xlab="Spaces", main="Density of Landing Locations Overall")
  
  for(k in 1:players){
  plot(location_data[,k], xlim= c(0,40), col=colors[k], type="h", xlab="Spaces", ylab="Frequency", main="Frequency of Landing on Each Space for Each Player")
  }
  
}


lets_play4(1000, 4)
